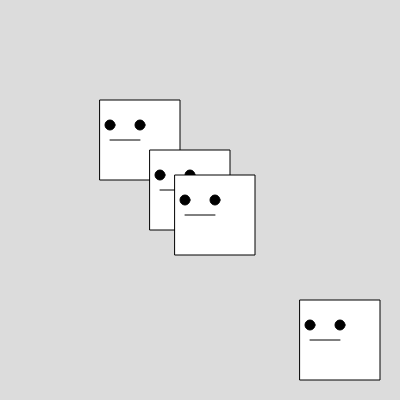
Frame 1 (no input)
Frame 60 (no input): identical to frame 1, image omitted
Frame 120 (the mouse pressed at the canvas centre since frame 60): identical to frame 1, image omitted

The p5.js sketch that drew this single still picture (run headless with seeded random() and noise() and a simulated clock; from frame 60 on, the mouse is pressed at the canvas centre):

// p5.js sketch
// ── sketch.js
// let characterOne;
// let characterTwo;
let characters;

function setup() {
  createCanvas(400, 400);
  let a = [];
  characters = [ 
    new Character(100,100,80), 
    new Character(300,300,80), 
    new Character(150,150,80),
    new Character(175,175,80) ];
}
  
function draw() {
  background(220);
  for (let i = 0; i < characters.length; i++) {
    characters[i].draw();
  }
  
}

 function mousePressed() {
  for (let i = 0; i < characters.length; i++) {
    characters[i].mousePressed();
  }
}

function mouseReleased() {
  for (let i = 0; i < characters.length; i++) {
    characters[i].mouseReleased();
  }
}

function mouseDragged() {
  for (let i = 0; i < characters.length; i++) {
    characters[i].mouseDragged();
  }
}

class Character {
  constructor(x,y,size) {
    this.x = x;
    this.y = y;
    this.size = size;

    this.dragging = false;
    this.dragStartX = -1;
    this.dragStartY = -1;
    this.characterStartX = -1;
    this.characterStartY = -1;
  }

  draw() {
    fill(255);
    square(this.x, this.y, this.size);
    fill(0);
    circle(this.x+this.size/8, this.y+25, 10);
    circle(this.x+this.size/2, this.y+25, 10);
    stroke(0);
    line(this.x+this.size/8, this.y+this.size/2, this.x+this.size/2, this.y+this.size/2);
  }

  contains(x,y) {
    let insideX = x >= this.x && x <= this.x+this.size;
    let insideY = y >= this.y && y <= this.y+this.size;
    // console.log("in x:", insideX);
    // console.log("in y:", insideY);
    return insideX && insideY;
  }

  mousePressed() {
    let inside = this.contains(mouseX,mouseY);
    // let d = dist(mouseX,mouseY,x,y);
    // let inside = d <= size/2;
    if (inside) {
      this.dragging = true;
      this.dragStartX = mouseX;
      this.dragStartY = mouseY;
      this.characterStartX = this.x;
      this.characterStartY = this.y;
    } 
  }

  mouseReleased() {
    if(this.dragging) {
      this.dragging = false;
    }
  }

  mouseDragged() {
    if (this.dragging) {
      this.x = this.characterStartX + (mouseX - this.dragStartX);
      this.y = this.characterStartY + (mouseY - this.dragStartY);
    }
  } 
}
